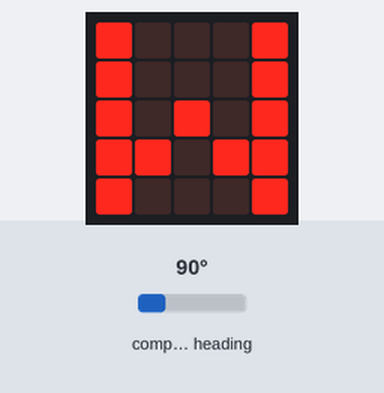
The program below on a simulated BBC micro:bit (MakeCode). Parts: the board's 5×5 LED display. The inputs (shaded band) are chosen by the test bench; at power-on: compass heading 90°. The compass is already calibrated.

Above: at 1.2 s.
1.3 s: compass heading set to 49°
2.8 s: compass heading set to 41°
At 4.1 s:
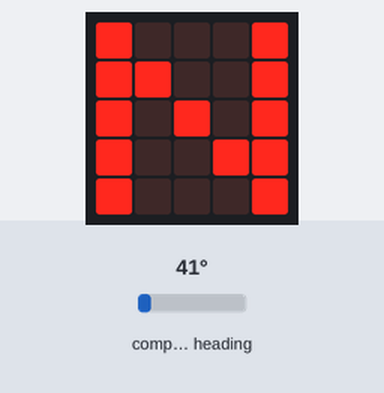
4.5 s: compass heading set to 269°
At 5.5 s:
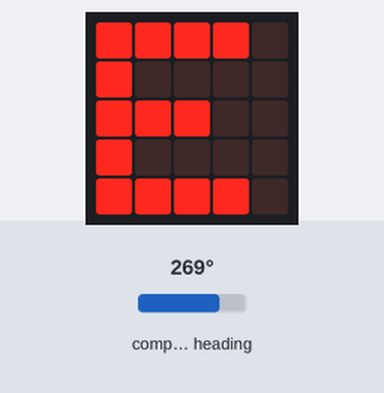
6.1 s: compass heading set to 228°
7.6 s: compass heading set to 220°
At 8.4 s:
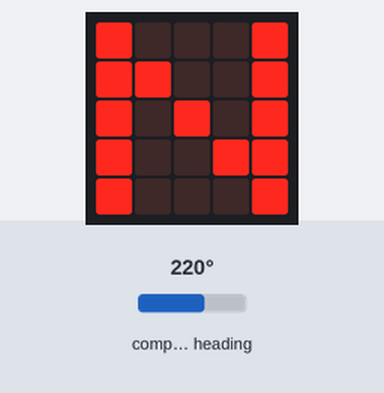
9.2 s: compass heading set to 138°
10.7 s: compass heading set to 130°
At 11.3 s:
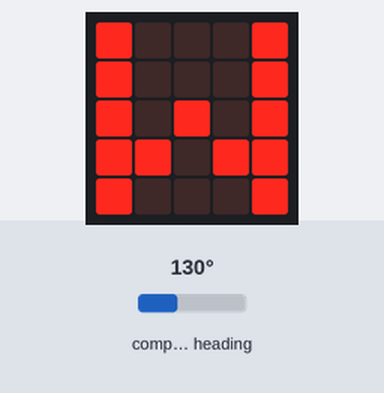
Timing chart, 0 to 13.2 s (numbered marks = the images above; inputs shaded):
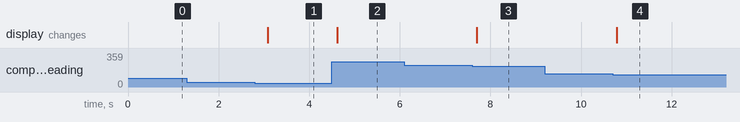

Measured:
- the behaviour switches between 45 and 44° on compass heading (found by bisection; images 0 and 1)
- the behaviour switches between 225 and 224° on compass heading (found by bisection; images 2 and 3)
- the behaviour switches between 135 and 134° on compass heading (found by bisection; images 3 and 4)
- after the input at 1.3 s, every drawn part: stays the same
- after the input at 2.8 s, the display: changes after 0.28 s (image 1)
- after the input at 4.5 s, the display: changes after 0.12 s (image 2)
- after the input at 6.1 s, every drawn part: stays the same
- after the input at 7.6 s, the display: changes after 0.10 s (image 3)
- after the input at 9.2 s, every drawn part: stays the same
- after the input at 10.7 s, the display: changes after 0.08 s (image 4)

The program:

main.ts
```typescript
let degree = 0
basic.forever(function () {
    degree = input.compassHeading()
    if (degree < 45) {
        basic.showString("N")
    } else if (degree < 135) {
        basic.showString("W")
    } else if (degree < 225) {
        basic.showString("N")
    } else if (degree < 315) {
        basic.showString("E")
    } else if (input.isGesture(Gesture.FreeFall)) {
        basic.showString("CAUTION")
    } else if (input.logoIsPressed()) {
        music.startMelody(music.builtInMelody(Melodies.Ringtone), MelodyOptions.Once)
    }
})
```

test.ts
```typescript
// 테스트는 여기로 이동합니다; 이 패키지가 확장으로 사용될 때 컴파일되지 않을 것 입니다.
```
